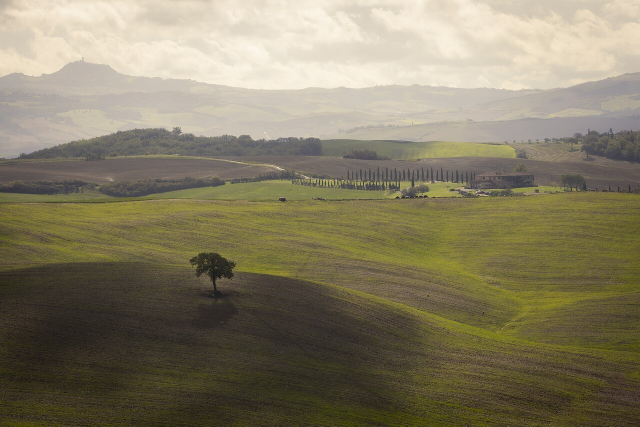
#> input picture docs/kraken/countryside.jpg, 1280 x 853 px (shown at 1/2 size)
$ python schlieren_scene.py
#> lines starting #> are read from the running program, lines starting #| are printed output that depends on the picture
### kraken/hybrid_paths.py
#!/usr/bin/env python3
"""Trace the hybrid L pano in KrakenOS.

Each DX sensor is aimed at a different half of a stitch_w image
(sensor_shift). Writes kraken/preview_*.png for the El-Nikkor 50/2.8
(close-up, object ~73 mm), docs/kraken/el135_*.png for the 135/5.6
(~0.61 m), and docs/kraken/el180_*.png for the 180/5.6 at 50 m
(infinity helicoid).
"""

from __future__ import annotations

import contextlib
import io
from pathlib import Path

import matplotlib

matplotlib.use("Agg")
import matplotlib.pyplot as plt
import numpy as np

import KrakenOS as Kos

# openscad/hybrid/params.scad
FLANGE_F = 46.5
D_LENS_TO_PLATE_BOX = 55.0
D_LENS_TO_PLATE = D_LENS_TO_PLATE_BOX
D_PLATE_TO_MOUNT = 72.0
PATH_TOTAL = D_LENS_TO_PLATE + D_PLATE_TO_MOUNT + FLANGE_F
PATH_AFTER = D_PLATE_TO_MOUNT + FLANGE_F
SENSOR_W = 23.6
SENSOR_H = 15.6
OVERLAP_FRAC = 0.20
TUBE_ID = 52.0
JUNCTION_BOX = 90.0
WAVE = 0.55

S_PRIME = PATH_TOTAL
EL_NAME = "EL-Nikkor 50/2.8"
EL_F = 51.6
EL_FNUM = 5.6
EL_EPD = EL_F / EL_FNUM
S_OBJ = 1.0 / (1.0 / EL_F - 1.0 / S_PRIME)
MAG = S_PRIME / S_OBJ


# [7 lines left out: function apply_helicoid, not called in this run]


def apply_lens(name, f, fnum, s_obj=None):
    global EL_NAME, EL_F, EL_FNUM, EL_EPD, S_OBJ, MAG, S_PRIME
    global SINGLE_FOV, PANO_FOV
    EL_NAME = name
    EL_F = float(f)
    EL_FNUM = float(fnum)
    EL_EPD = EL_F / EL_FNUM
    if s_obj is None:
        S_PRIME = PATH_TOTAL
        S_OBJ = 1.0 / (1.0 / EL_F - 1.0 / S_PRIME)
    else:
        S_OBJ = float(s_obj)
        S_PRIME = 1.0 / (1.0 / EL_F - 1.0 / S_OBJ)
    MAG = S_PRIME / S_OBJ
    SINGLE_FOV = 2.0 * np.degrees(np.arctan(HALF_W / S_PRIME))
    PANO_FOV = 2.0 * np.degrees(np.arctan(STITCH_W / 2.0 / S_PRIME))


# [11 lines left out: functions helicoid_extra, obj_unit, not called in this run]


def apply_chassis(flange=46.5, sensor_w=23.6, sensor_h=15.6):
    """D7000 DX is the default. 5D Mk III: flange=44, 36×24. A7: flange=18, 35.8×23.9."""
    global FLANGE_F, PATH_TOTAL, PATH_AFTER, S_PRIME
    global SENSOR_W, SENSOR_H, SHIFT, HALF_W, HALF_H, OL_W, STITCH_W
    global SINGLE_FOV, PANO_FOV
    FLANGE_F = float(flange)
    SENSOR_W = float(sensor_w)
    SENSOR_H = float(sensor_h)
    PATH_AFTER = D_PLATE_TO_MOUNT + FLANGE_F
    PATH_TOTAL = D_LENS_TO_PLATE + D_PLATE_TO_MOUNT + FLANGE_F
    S_PRIME = PATH_TOTAL
    SHIFT = SENSOR_W / 2.0 * (1.0 - OVERLAP_FRAC)
    HALF_W = SENSOR_W / 2.0
    HALF_H = SENSOR_H / 2.0
    OL_W = SENSOR_W * OVERLAP_FRAC / 2.0
    STITCH_W = SENSOR_W * (2.0 - OVERLAP_FRAC)
    SINGLE_FOV = 2.0 * np.degrees(np.arctan(HALF_W / PATH_TOTAL))
    PANO_FOV = 2.0 * np.degrees(np.arctan(STITCH_W / 2.0 / PATH_TOTAL))
    apply_lens(EL_NAME, EL_F, EL_FNUM)

SHIFT = SENSOR_W / 2.0 * (1.0 - OVERLAP_FRAC)
HALF_W = SENSOR_W / 2.0
HALF_H = SENSOR_H / 2.0
OL_W = SENSOR_W * OVERLAP_FRAC / 2.0
STITCH_W = SENSOR_W * (2.0 - OVERLAP_FRAC)
SINGLE_FOV = 2.0 * np.degrees(np.arctan(HALF_W / PATH_TOTAL))
PANO_FOV = 2.0 * np.degrees(np.arctan(STITCH_W / 2.0 / PATH_TOTAL))

OUT = Path(__file__).resolve().parent


def on_t(x, y):
    return abs(x + SHIFT) <= HALF_W and abs(y) <= HALF_H


def on_r(x, y):
    return abs(x - SHIFT) <= HALF_W and abs(y) <= HALF_H


def _quiet_system(surfaces):
    with contextlib.redirect_stdout(io.StringIO()):
        return Kos.system(surfaces, Kos.Setup())


# [58 lines left out: functions _xyz, _ost, reflect_system, transmit_system, not called in this run]


def classify(x_knife):
    return "plate"


# [76 lines left out: functions knife_x, trace_fan, plot_paths, not called in this run]


def _pupil_pts():
    r = 0.70 * (EL_EPD / 2.0)
    return [(0.0, 0.0), (r, 0.0), (-r, 0.0), (0.0, r), (0.0, -r)]


# [204 lines left out: functions _aim, trace_frames, _chart, _upsample, stitch_pano, plot_frames and 4 more, not called in this run]


# [2 lines that do not run on import are left out]

### kraken/schlieren_scene.py
#!/usr/bin/env python3
"""Ray-trace the dual chassis as a vapor camera (KrakenOS).

Same 135/5.6 thin lens and D7000 windows as hybrid_paths.py. A BK7
ExtraShape column stands in for a heat-gun jet (sag stronger than a
candle so the pixels move at this grid). Writes:

  docs/kraken/schlieren_paths.png     chief rays through the jet
  docs/kraken/schlieren_windows.png   hybrid toe vs same-image + knife
  docs/kraken/schlieren_bos.png       speckle BOS on the same-image pair
"""

from __future__ import annotations

import sys
from pathlib import Path

import matplotlib

matplotlib.use("Agg")
import matplotlib.pyplot as plt
import numpy as np
from scipy.interpolate import griddata
from scipy.ndimage import map_coordinates

sys.path.insert(0, str(Path(__file__).resolve().parent))
import hybrid_paths as hp

DEST = hp.OUT.parent / "docs" / "kraken"
WAVE = hp.WAVE
# Peak sag (mm) and 1/e width. Heat-gun scale, not room air.
PLUME_A = 0.12
PLUME_SIG = 8.0
PLATE_T = 2.0
PLUME_Z = 220.0  # mm in front of the card; long lever to the 135.


# [6 lines left out: function _aim, not called in this run]


def _plume_sag(x, y, E):
    a, sig = float(E[0]), float(E[1])
    return a * np.exp(-(np.asarray(x) ** 2) / (2.0 * sig * sig))


def camera(plume=True):
    """Object → optional BK7 column → 135 thin lens → DX image."""
    gap0 = PLUME_Z
    gap1 = hp.S_OBJ - gap0 - PLATE_T
    obj = hp.Kos.surf()
    obj.Thickness = gap0
    obj.Glass = "AIR"
    obj.Diameter = 220
    obj.Drawing = 0
    front = hp.Kos.surf()
    front.Thickness = PLATE_T
    front.Glass = "BK7"
    front.Diameter = 180
    front.Name = "plume"
    if plume:
        front.ExtraData = [_plume_sag, np.array([PLUME_A, PLUME_SIG])]
    back = hp.Kos.surf()
    back.Thickness = gap1
    back.Glass = "AIR"
    back.Diameter = 180
    lens = hp.Kos.surf()
    lens.Name = "EL"
    lens.Thin_Lens = hp.EL_F
    lens.Diameter = hp.EL_EPD
    lens.Thickness = hp.S_PRIME
    lens.Glass = "AIR"
    ima = hp.Kos.surf()
    ima.Name = "T"
    ima.Glass = "AIR"
    ima.Diameter = 80
    return hp._quiet_system([obj, front, back, lens, ima])


# [25 lines left out: functions pupil_xy, _hit, not called in this run]


def _speckle(seed=1, n=384):
    rng = np.random.RandomState(seed)
    z = rng.rand(n, n).astype(np.float32)
    return np.stack([z, z, z], axis=-1)


SPECKLE = _speckle()
SCENE_RGB = None
SCENE_EXT = None


def load_scene():
    global SCENE_RGB, SCENE_EXT
    path = hp.OUT.parent / "docs" / "kraken" / "countryside.jpg"
    img = np.asarray(plt.imread(path), dtype=np.float32)
    if img.max() > 1.5:
        img = img / 255.0
    img = np.clip(img[..., :3], 0.0, 1.0)
    # Same crop as hybrid_scene.py (tree left, farmhouse right).
    crop = img[270:660, 330:1230]
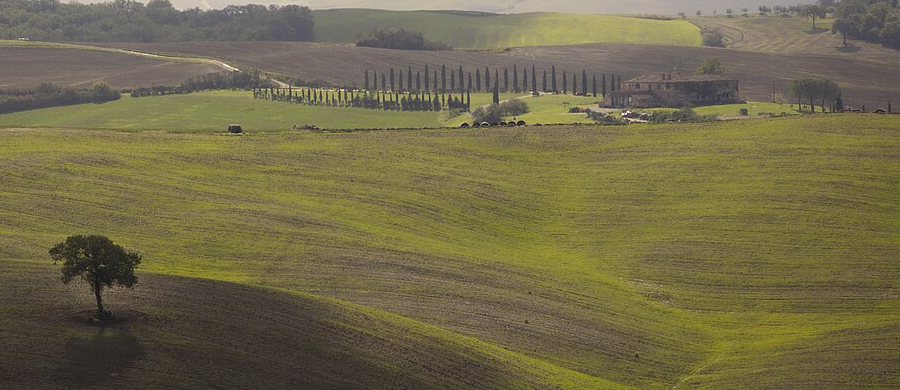
#> crop: shape (390, 900, 3) float32; mean R, G, B 0.446, 0.417, 0.289
    h, w = crop.shape[:2]
#> h = 390; w = 900
    need_w = hp.STITCH_W / hp.MAG
    need_h = hp.SENSOR_H / hp.MAG
    obj_h = max(need_h, need_w * h / w)
#> obj_h = 64.55
    obj_w = obj_h * w / h
#> obj_w = 149
    SCENE_RGB = crop
    SCENE_EXT = np.array([-obj_w / 2.0, obj_w / 2.0, -obj_h / 2.0, obj_h / 2.0])
#> SCENE_EXT = [-74.48, 74.48, -32.27, 32.27]


# [25 lines left out: function _texture, not called in this run]


def _window(shift):
    return (-hp.HALF_W - shift, hp.HALF_W - shift, -hp.HALF_H, hp.HALF_H)


# [63 lines left out: functions trace_field, render, not called in this run]


def _gray(img):
    return img.mean(axis=-1)


# [156 lines left out: functions _diff, _panel, _signed_dx, plot_windows, plot_bos, not called in this run]


def plot_paths(dest):
    clear, plume = camera(False), camera(True)
    fig, (ax, ax2) = plt.subplots(
        1, 2, figsize=(11.2, 4.6), facecolor="0.08",
        gridspec_kw={"width_ratios": [1.35, 1.0]},
    )
    for a in (ax, ax2):
        a.set_facecolor("0.08")
        a.tick_params(colors="0.5")
        for spine in a.spines.values():
            spine.set_color("0.35")
    z_pl = PLUME_Z
    xs = np.array([-24, -16, -8, 0, 8, 16, 24], dtype=float)
    hits_c, hits_p = [], []
    for x0 in xs:
        src = [float(x0), 0.0, 0.0]
        d = _aim(src, [0.0, 0.0, hp.S_OBJ])
        clear.Trace(src, d, WAVE)
        plume.Trace(src, d, WAVE)
        c = hp._xyz(clear)
        p = hp._xyz(plume)
        if len(c) >= 2:
            ax.plot(c[:, 0], c[:, 2], color="0.45", lw=0.9)
            hits_c.append(float(c[-1][0]))
        if len(p) >= 2:
            ax.plot(p[:, 0], p[:, 2], color="tomato", lw=1.1)
            hits_p.append(float(p[-1][0]))
    ax.axhline(z_pl, color="goldenrod", lw=2.0, label="plume plate")
    ax.axhline(hp.S_OBJ, color="0.75", lw=1.2, label="135 thin lens")
    ax.axhline(hp.S_OBJ + hp.S_PRIME, color="steelblue", lw=2.0, label="sensor")
    ax.set_xlabel("X (mm)", color="0.65")
    ax.set_ylabel("Z (mm)  object at 0", color="0.65")
    ax.set_title("chief rays  ·  X stretched", color="0.92")
    ax.legend(loc="lower right", frameon=False, labelcolor="0.8")
    ax.set_xlim(-32, 32)
    ax.set_ylim(-20, hp.S_OBJ + hp.S_PRIME + 30)
    yy = np.arange(len(hits_c))
    ax2.hlines(yy, hits_c, hits_p, color="0.45", lw=1.0)
    ax2.plot(hits_c, yy, "o", color="0.65", label="clear")
    ax2.plot(hits_p, yy, "o", color="tomato", label="plume")
    ax2.set_yticks(yy)
    ax2.set_yticklabels([f"{x:.0f} mm" for x in xs], color="0.6")
    ax2.set_xlabel("image X (mm)", color="0.65")
    ax2.set_title("sensor walk", color="0.92")
    ax2.legend(loc="best", frameon=False, labelcolor="0.8")
    ax2.axvline(0.0, color="goldenrod", lw=0.7, alpha=0.5)
    dest.parent.mkdir(parents=True, exist_ok=True)
    fig.tight_layout()
    fig.savefig(dest, dpi=140, facecolor=fig.get_facecolor())
    plt.close(fig)
    print(dest)


def object_axes():
    x_max = (hp.STITCH_W / 2.0) / hp.MAG + 8.0
    y_max = (hp.SENSOR_H / 2.0) / hp.MAG + 4.0
    return np.linspace(-x_max, x_max, 33), np.linspace(-y_max, y_max, 23)


def main():
    hp.apply_chassis(46.5, 23.6, 15.6)
    hp.apply_lens("EL-Nikkor 135/5.6", 135.0, 5.6)
    print(
        f"{hp.EL_NAME}  s={hp.S_OBJ:.1f} mm  s'={hp.S_PRIME:.1f} mm  "
        f"m={hp.MAG:.3f}  toe shift={hp.SHIFT:.2f} mm",
        flush=True,
    )
    load_scene()
    plot_paths(DEST / "schlieren_paths.png")
#> (the call stopped at in camera, `obj = hp.Kos.surf()`: KrakenOS is not available in this run)

    ox, oy = object_axes()
    print("Kraken field: clear / plume…", flush=True)
    clear_f = (ox, oy, *trace_field(camera(False), ox, oy))
    plume_f = (ox, oy, *trace_field(camera(True), ox, oy))

    ht, ext_h, _ = render(plume_f, "scene", shift=+hp.SHIFT)
    hr, _, _ = render(plume_f, "scene", shift=-hp.SHIFT)
    st, ext_s, _ = render(plume_f, "scene", shift=0.0)
    plot_windows(ht, hr, st, ext_h, ext_s, clear_f, plume_f, DEST / "schlieren_windows.png")

    ref, ext_b, _ = render(clear_f, "speckle", shift=0.0)
    flow, _, _ = render(plume_f, "speckle", shift=0.0)
    plot_bos(ref, flow, ext_b, clear_f, plume_f, DEST / "schlieren_bos.png")


if __name__ == "__main__":
    main()
#> (the call stopped at in camera, `obj = hp.Kos.surf()`: KrakenOS is not available in this run)
